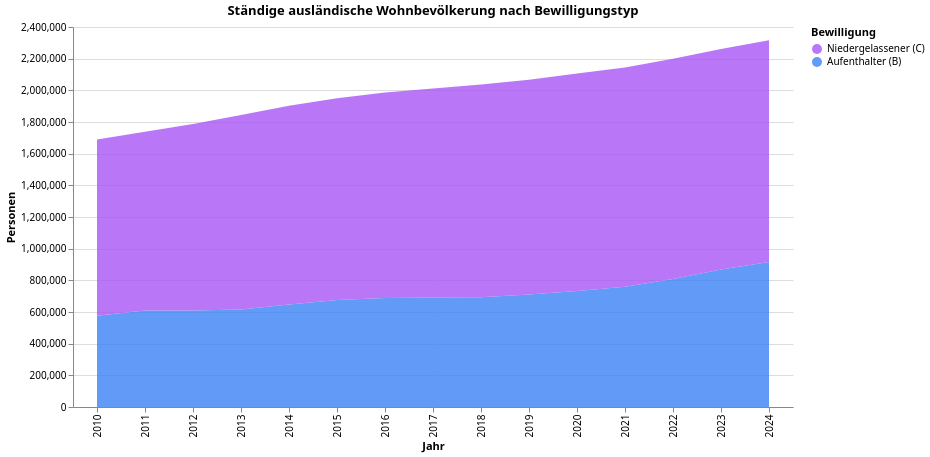

Describe this chart as a Vega-Lite specification.
### Vega-Lite specification from a JSON file in a GitHub repository (floating-point values rounded to 4 significant figures)
{"$schema": "https://vega.github.io/schema/vega-lite/v5.json", "config": {"font": "Switzer, system-ui, sans-serif", "view": {"stroke": "transparent"}}, "data": {"values": [{"Bewilligung": "Aufenthalter (B)", "Jahr": 2010, "Personen": 576962}, {"Bewilligung": "Niedergelassener (C)", "Jahr": 2010, "Personen": 1112344}, {"Bewilligung": "Aufenthalter (B)", "Jahr": 2011, "Personen": 609327}, {"Bewilligung": "Niedergelassener (C)", "Jahr": 2011, "Personen": 1129480}, {"Bewilligung": "Aufenthalter (B)", "Jahr": 2012, "Personen": 609095}, {"Bewilligung": "Niedergelassener (C)", "Jahr": 2012, "Personen": 1177609}, {"Bewilligung": "Aufenthalter (B)", "Jahr": 2013, "Personen": 615554}, {"Bewilligung": "Niedergelassener (C)", "Jahr": 2013, "Personen": 1227906}, {"Bewilligung": "Aufenthalter (B)", "Jahr": 2014, "Personen": 647159}, {"Bewilligung": "Niedergelassener (C)", "Jahr": 2014, "Personen": 1255793}, {"Bewilligung": "Aufenthalter (B)", "Jahr": 2015, "Personen": 676413}, {"Bewilligung": "Niedergelassener (C)", "Jahr": 2015, "Personen": 1273495}, {"Bewilligung": "Aufenthalter (B)", "Jahr": 2016, "Personen": 688789}, {"Bewilligung": "Niedergelassener (C)", "Jahr": 2016, "Personen": 1297244}, {"Bewilligung": "Aufenthalter (B)", "Jahr": 2017, "Personen": 692306}, {"Bewilligung": "Niedergelassener (C)", "Jahr": 2017, "Personen": 1318567}, {"Bewilligung": "Aufenthalter (B)", "Jahr": 2018, "Personen": 693896}, {"Bewilligung": "Niedergelassener (C)", "Jahr": 2018, "Personen": 1342232}, {"Bewilligung": "Aufenthalter (B)", "Jahr": 2019, "Personen": 709989}, {"Bewilligung": "Niedergelassener (C)", "Jahr": 2019, "Personen": 1356729}, {"Bewilligung": "Aufenthalter (B)", "Jahr": 2020, "Personen": 733325}, {"Bewilligung": "Niedergelassener (C)", "Jahr": 2020, "Personen": 1372762}, {"Bewilligung": "Aufenthalter (B)", "Jahr": 2021, "Personen": 759769}, {"Bewilligung": "Niedergelassener (C)", "Jahr": 2021, "Personen": 1384560}, {"Bewilligung": "Aufenthalter (B)", "Jahr": 2022, "Personen": 809025}, {"Bewilligung": "Niedergelassener (C)", "Jahr": 2022, "Personen": 1389969}, {"Bewilligung": "Aufenthalter (B)", "Jahr": 2023, "Personen": 868459}, {"Bewilligung": "Niedergelassener (C)", "Jahr": 2023, "Personen": 1392613}, {"Bewilligung": "Aufenthalter (B)", "Jahr": 2024, "Personen": 915566}, {"Bewilligung": "Niedergelassener (C)", "Jahr": 2024, "Personen": 1400159}]}, "encoding": {"color": {"field": "Bewilligung", "scale": {"domain": ["Niedergelassener (C)", "Aufenthalter (B)"], "range": ["#a855f7", "#3b82f6"]}, "type": "nominal"}, "x": {"field": "Jahr", "title": "Jahr", "type": "ordinal"}, "y": {"field": "Personen", "stack": "zero", "title": "Personen", "type": "quantitative"}}, "height": 380, "mark": {"opacity": 0.8, "type": "area"}, "title": "Ständige ausländische Wohnbevölkerung nach Bewilligungstyp", "width": 720}
